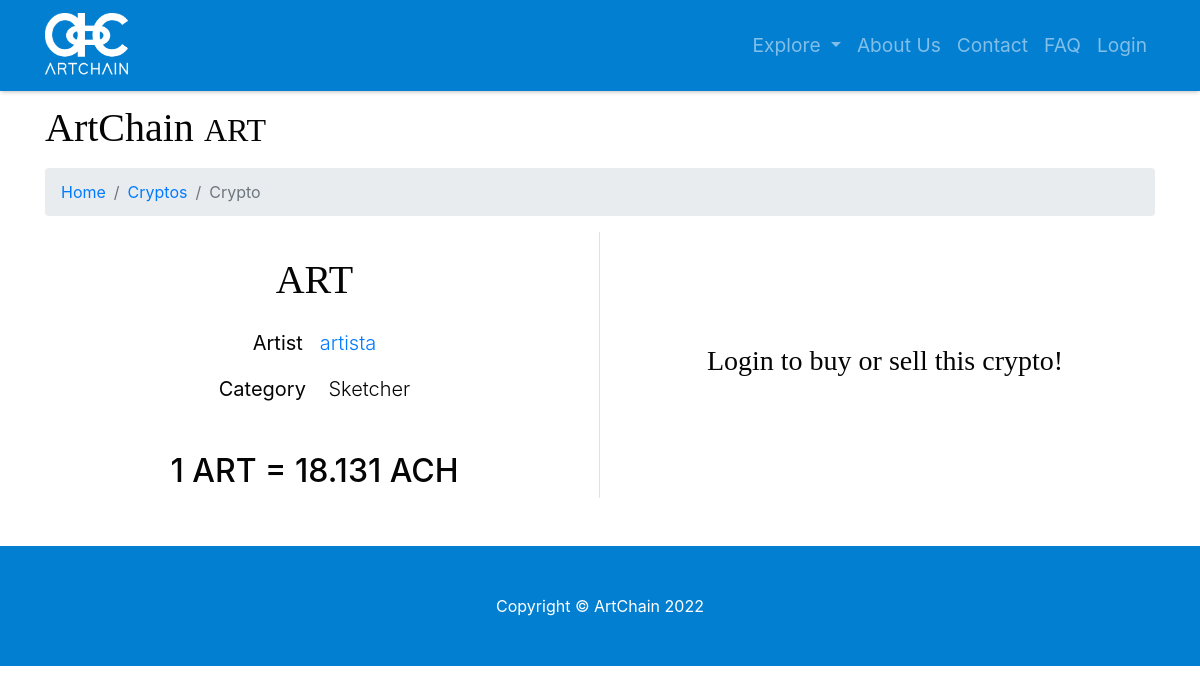
Page /item/crypto/ART on the committed database.
### model.py (models this page shows)
class Crypto(db.Model):
    __tablename__ = 'cryptos'
    id = db.Column(db.Integer, primary_key=True, unique=True)
    user_id = db.Column(db.Integer)
    name = db.Column(db.String(64), unique=True)
    value = db.Column(db.Float)

class User(db.Model):
    __tablename__ = 'users'
    id = db.Column(db.Integer, unique=True, primary_key=True)
    username = db.Column(db.String(64), unique=True, index=True)
    password = db.Column(db.String(64))
    email = db.Column(db.String(64), unique=True)
    role_id = db.Column(db.Integer, db.ForeignKey('roles.id'))
    name = db.Column(db.String(64))
    surname = db.Column(db.String(64))
    category = db.Column(db.String(64), default=False)
    profile_pic_src = db.Column(db.String(64))
    insta = db.Column(db.Integer)
    instaname = db.Column(db.String(64))
    face = db.Column(db.Integer)
    facename = db.Column(db.String(64))
    twitter = db.Column(db.Integer)
    twittername = db.Column(db.String(64))
    yt = db.Column(db.Integer)
    ytname = db.Column(db.String(64))
    tiktok = db.Column(db.Integer)
    tiktokname = db.Column(db.String(64))
    twitch = db.Column(db.Integer)
    twitchname = db.Column(db.String(64))
    applemusic = db.Column(db.Integer)
    applemusicname = db.Column(db.String(64))
    spotify = db.Column(db.Integer)
    spotifyname = db.Column(db.String(64))
    soundcloud = db.Column(db.Integer)
    soundcloudname = db.Column(db.String(64))
    sales = db.Column(db.Integer)
    value = db.Column(db.Integer)

### app.py (the view)
@app.route('/item/crypto/<name>', methods=['GET', 'POST'])
def item_crypto(name):
    form = BuySellCryptoForm()
    cryptocurrency = None
    for row in db.session.query(model.Crypto).filter_by(name=name):
        cryptocurrency = row
    if cryptocurrency is None:
        return page_not_found(TypeError)
    crypto_artist = db.session.query(model.User).filter_by(id=cryptocurrency.user_id).first()
    if form.validate_on_submit():
        amount_buy = form.amount_buy.data
        amount_sell = form.amount_sell.data
        buy_sell_crypto(cryptocurrency, amount_buy, amount_sell)
        return render_template('item-crypto.html', form=form, crypto=cryptocurrency, crypto_artist=crypto_artist)
    return render_template('item-crypto.html', form=form, crypto=cryptocurrency, crypto_artist=crypto_artist)

### templates/item-crypto.html (shortened to what this page needs)
{% include 'main-template.html' %}
{% block content %}
<head>
</head>
<div class="container">
   <h1 class="mt-4 mb-3">ArtChain
      <small>{{crypto.name}}</small>
   </h1>
   <ol class="breadcrumb">
      <li class="breadcrumb-item">
         <a href="/">Home</a>
      </li>
      <li class="breadcrumb-item">
         <a href="/explore-crypto">Cryptos</a>
      </li>
      <li class="breadcrumb-item active">Crypto</li>
   </ol>
</div>
<section>
   <div class="container mb-5">
      <div class="row gx-4 gx-lg-5 align-items-center">
         <div class="col-lg-6 border-right">
            <div class="mt-4">
               <h1 class="display-5 fw-bolder text-center">{{crypto.name}}</h1>
               <div class="mt-4">
                  <p class="lead text-center"><strong>Artist</strong>&nbsp;&nbsp;&nbsp;<a href="{{url_for('profile_by_user', username=crypto_artist.username)}}">{{crypto_artist.username}}</a></p>
                  <p class="lead text-center"><strong>Category</strong>&nbsp;&nbsp;&nbsp;&nbsp;{{crypto_artist.category}}</p>
                  <div class="fs-5 mt-5 text-center">
                     <h2>1 {{crypto.name}} = {{crypto_artist.value}} ACH</h2>
                  </div>
               </div>
            </div>
         </div>
         <div class="col-lg-6">
            <div class="form-center mt-5 mb-5">
               {% if session.username and crypto.name != 'ACH' %}
               <form method="post">
                  {{form.hidden_tag()}}
                  <div class="text-center">
                     <h3>{{form.amount_buy.label(class="text-center")}}</h3>
                     {{form.amount_buy(class="form-control form-control-lg", placeholder="buy")}}
                  </div>
                  <div>
                     {{form.amount_sell(class="form-control form-control-lg mt-2", placeholder="sell")}}
                  </div>
                  <div class="text-center mt-4">
                     {{form.submit(class="btn btn-outline-dark flex-shrink-0 btn-lg")}}
                  </div>
               </form>
               {% elif not session.username and crypto.name != 'ACH' %}
               <h3 class="text-center">Login to buy or sell this crypto!</h3>
               {% endif %}
            </div>
         </div>
      </div>
   </div>
</section>
{% endblock content %}
{% include 'footer.html' %}

### static/css/modern-business.css (style rules this page uses)
body { padding-top: 56px; }
h1 { font-family: building; }
h3 { font-family: building; }
.form-center { display: flex; justify-content: center; }

### rows in the picture
Crypto: name "ART"
User: username "artista", category "Sketcher", value "18.131"
